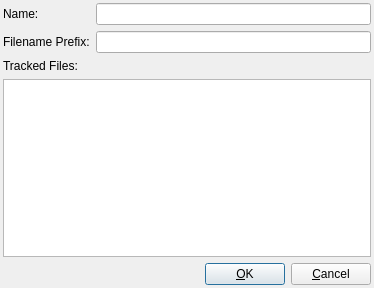
<ui version="4.0" >
 <author></author>
 <comment></comment>
 <exportmacro></exportmacro>
 <class>VersionTrackerDialogUI</class>
 <widget class="QDialog" name="VersionTrackerDialogUI" >
  <property name="geometry" >
   <rect>
    <x>0</x>
    <y>0</y>
    <width>374</width>
    <height>288</height>
   </rect>
  </property>
  <property name="windowTitle" >
   <string>Track File(s)</string>
  </property>
  <layout class="QVBoxLayout" >
   <property name="margin" >
    <number>3</number>
   </property>
   <property name="spacing" >
    <number>6</number>
   </property>
   <item>
    <layout class="QGridLayout" >
     <property name="margin" >
      <number>0</number>
     </property>
     <property name="spacing" >
      <number>6</number>
     </property>
     <item row="0" column="1" >
      <widget class="QLineEdit" name="mName" />
     </item>
     <item row="1" column="1" >
      <widget class="QLineEdit" name="mPrefix" />
     </item>
     <item row="1" column="0" >
      <widget class="QLabel" name="textLabel3" >
       <property name="text" >
        <string>Filename Prefix:</string>
       </property>
      </widget>
     </item>
     <item row="0" column="0" >
      <widget class="QLabel" name="textLabel2" >
       <property name="text" >
        <string>Name:</string>
       </property>
      </widget>
     </item>
    </layout>
   </item>
   <item>
    <widget class="QLabel" name="textLabel4" >
     <property name="text" >
      <string>Tracked Files:</string>
     </property>
    </widget>
   </item>
   <item>
    <widget class="QListWidget" name="mFileList" />
   </item>
   <item>
    <layout class="QHBoxLayout" >
     <property name="margin" >
      <number>0</number>
     </property>
     <property name="spacing" >
      <number>6</number>
     </property>
     <item>
      <spacer>
       <property name="orientation" >
        <enum>Qt::Horizontal</enum>
       </property>
       <property name="sizeType" >
        <enum>QSizePolicy::Expanding</enum>
       </property>
       <property name="sizeHint" >
        <size>
         <width>51</width>
         <height>10</height>
        </size>
       </property>
      </spacer>
     </item>
     <item>
      <widget class="QPushButton" name="mOK" >
       <property name="text" >
        <string>&amp;OK</string>
       </property>
       <property name="shortcut" >
        <string>Alt+O</string>
       </property>
       <property name="default" >
        <bool>true</bool>
       </property>
      </widget>
     </item>
     <item>
      <widget class="QPushButton" name="mCancel" >
       <property name="text" >
        <string>&amp;Cancel</string>
       </property>
       <property name="shortcut" >
        <string>Alt+C</string>
       </property>
      </widget>
     </item>
    </layout>
   </item>
  </layout>
 </widget>
 <layoutdefault spacing="6" margin="11" />
 <resources/>
 <connections>
  <connection>
   <sender>mOK</sender>
   <signal>clicked()</signal>
   <receiver>VersionTrackerDialogUI</receiver>
   <slot>accept()</slot>
   <hints>
    <hint type="sourcelabel" >
     <x>230</x>
     <y>262</y>
    </hint>
    <hint type="destinationlabel" >
     <x>135</x>
     <y>268</y>
    </hint>
   </hints>
  </connection>
  <connection>
   <sender>mCancel</sender>
   <signal>clicked()</signal>
   <receiver>VersionTrackerDialogUI</receiver>
   <slot>reject()</slot>
   <hints>
    <hint type="sourcelabel" >
     <x>335</x>
     <y>274</y>
    </hint>
    <hint type="destinationlabel" >
     <x>336</x>
     <y>285</y>
    </hint>
   </hints>
  </connection>
 </connections>
</ui>
